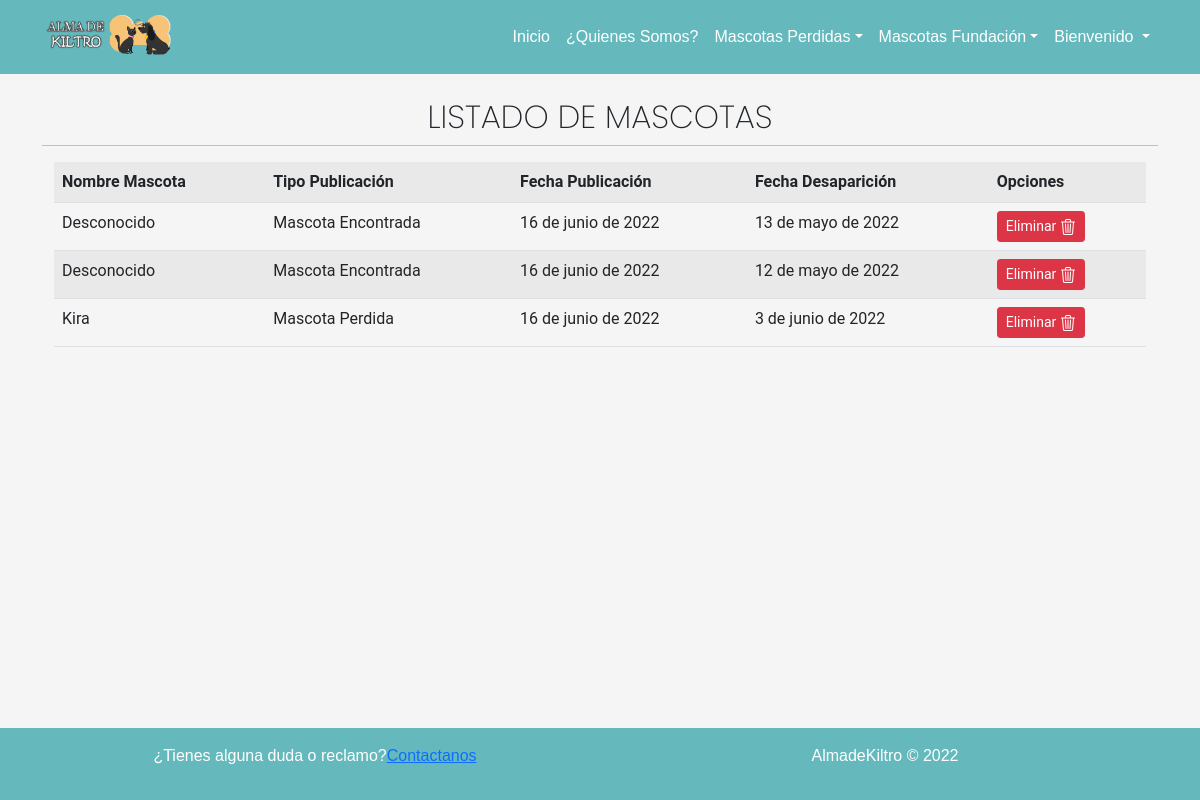
/listar_mascota_desaparecida/ (signed in), run on the app's committed database.
### app/models.py (models this page shows, shortened)
class MascotaDesaparecida(models.Model):
    nombre_desaparecida = models.CharField(max_length=250)
    imagen = models.ImageField(upload_to="mascotas_desaparecidas", null = True)
    fecha_desaparecida = models.DateField()
    fecha_publicacion = models.DateField(auto_now=True)
    region = models.CharField(max_length=250)
    comuna = models.CharField(max_length=250)
    lugar = models.CharField(max_length=250)
    numero_contacto = models.IntegerField(blank=True, null=True)
    descripcion = models.TextField()
    tipo_publicacion = models.CharField(max_length=50,choices=opciones_publicacion)

### app/views.py (the view)
# urls.py: path('listar_mascota_desaparecida/', listar_mascotas_desaparecidas, name="listar_mascotas_desaparecidas"),
@permission_required('app.view_mascotadesaparecida')
def listar_mascotas_desaparecidas(request):
    mascotas = MascotaDesaparecida.objects.all()
    data = {
        'mascotas': mascotas
    }
    return render(request, 'app/mascotas_desaparecidas/listar.html', data)

### app/templates/app/mascotas_desaparecidas/listar.html (shortened to what this page needs)
{% extends 'app/base.html' %}
{% load static %}
{% block contenido %}
<div class="container">
    <div class="row">
        <h2 class="text-center tituloListar">LISTADO DE MASCOTAS</h2>
        <hr>
    </div>
    <div class="table-responsive">
        <table class="table table-striped table-hover ">
            <tr>
                <th>Nombre Mascota</th>
                <th>Tipo Publicación</th>
                <th>Fecha Publicación</th>
                <th>Fecha Desaparición</th>
                <th>Opciones</th>
            </tr>
            {% for m in mascotas %}
            <tr>
                <td>{{ m.nombre_desaparecida | title }}</td>
                <td>{{ m.tipo_publicacion }}</td>
                <td>{{ m.fecha_publicacion }}</td>
                <td>{{ m.fecha_desaparecida }}</td>
                <td class="d-flex">
                    <a href="#" onclick="eliminarMascota({{ m.id }})" class="btn btn-danger btn-sm">Eliminar
                    </a>
                </td>
            </tr>
            {% endfor %}
        </table>
    </div>
</div>
{% endblock %}

### app/static/app/css/navbar.css (style rules this page uses)
body { font-family: 'Roboto', sans-serif; }
* { margin: 0; padding: 0; }

### app/static/app/css/style.css (style rules this page uses)
html { min-height: 100%; position: relative; }
body { background-color: whitesmoke; }
.tituloListar { font-family: 'Poppins'; font-style: ExtraLigth; font-weight:200; }

### data on the page
MascotaDesaparecida: nombre_desaparecida "Desconocido", tipo_publicacion "Mascota Encontrada", fecha_publicacion "16 de junio de 2022", fecha_desaparecida "13 de mayo de 2022"
MascotaDesaparecida: nombre_desaparecida "Desconocido", tipo_publicacion "Mascota Encontrada", fecha_publicacion "16 de junio de 2022", fecha_desaparecida "12 de mayo de 2022"
MascotaDesaparecida: nombre_desaparecida "Kira", tipo_publicacion "Mascota Perdida", fecha_publicacion "16 de junio de 2022", fecha_desaparecida "3 de junio de 2022"
